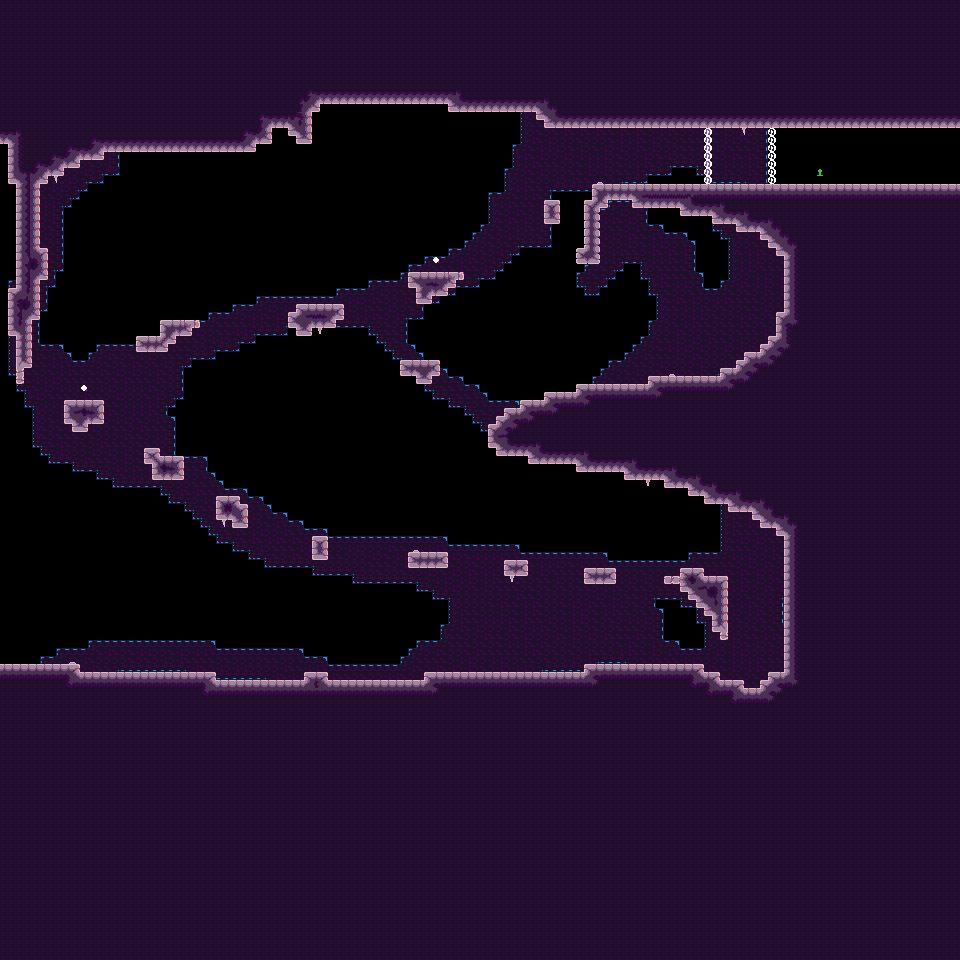

This game map was drawn from its Tiled (.tmx) file and the tilesets committed beside it. A one-line description and the trimmed map source follow:
An orthogonal 120x120 tile map with 8x8 px tiles, 6 tile layers (bg_draft, bg, draft, entity, ...), 4 tilesets.

<map version="1.9" tiledversion="1.9.2" orientation="orthogonal" renderorder="right-down" width="120" height="120" tilewidth="8" tileheight="8" infinite="0" nextlayerid="19" nextobjectid="1">
 <editorsettings>
  <export target="../../assets/world/room/intro7.json" format="json" />
 </editorsettings>
 <tileset firstgid="1" source="../rules/tools/tools.tsx" />
 <tileset firstgid="325" source="../tilesets/stone.tsx" />
 <tileset firstgid="403" source="../tilesets/stone_bg_decal.tsx" />
 <tileset firstgid="481" source="../tilesets/stone_fg_decal.tsx" />
 <layer id="3" name="bg_draft" width="120" height="120">
  <data>[14400 cells, 2734 non-empty, 1 distinct tile ids]</data>
 </layer>
 <layer id="10" name="bg" width="120" height="120">
  <data>[14400 cells, 2729 non-empty, 15 distinct tile ids]</data>
 </layer>
 <layer id="2" name="draft" width="120" height="120">
  <data>[14400 cells, 8486 non-empty, 1 distinct tile ids]</data>
 </layer>
 <layer id="5" name="entity" width="120" height="120">
  <data>[14400 cells, 17 non-empty, 4 distinct tile ids]</data>
 </layer>
 <layer id="4" name="fg" width="120" height="120">
  <data>[14400 cells, 40 non-empty, 16 distinct tile ids]</data>
 </layer>
 <layer id="18" name="map" width="120" height="120">
  <data>[14400 cells, 8501 non-empty, 52 distinct tile ids]</data>
 </layer>
</map>
